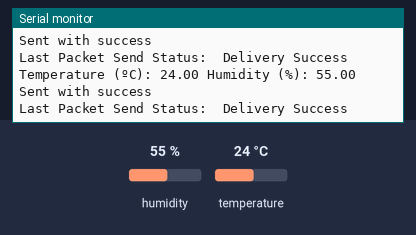
A sketch run on a simulated ESP32. On the bench: the last lines printed to the serial monitor. The test bench sets the inputs (shaded band); at power-on: humidity 55 %, temperature 24 °C. A WiFi scan finds three made-up networks.

Above: at 3.2 s.
3.3 s: humidity set to 22 %
At 4.6 s:
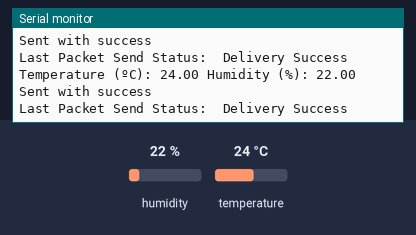
6.0 s: temperature set to 12 °C
At 7.8 s:
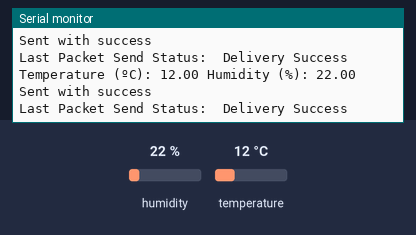
8.7 s: humidity set to 40 %
At 11.4 s:
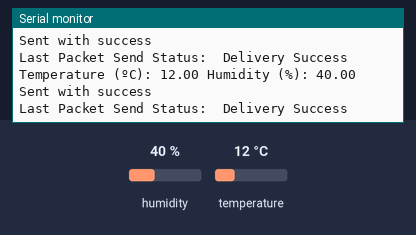
Timing chart, 0 to 12.9 s (numbered marks = the images above; inputs shaded):
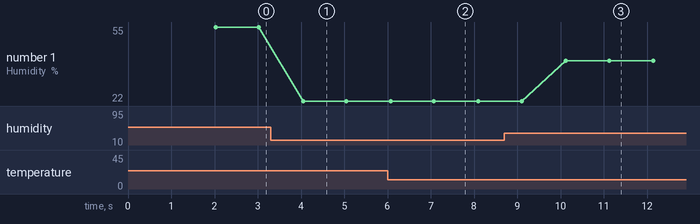

The sketch:

Job4_D_Sender.ino
```cpp
//Library yang dibutuhkan
#include <esp_now.h>
#include <esp_wifi.h>
#include <WiFi.h>
#include "DHT.h"

//Mendefinisikan DHT11 di pin GPIO 4 dan jenis DHT yang digunakan
#define DHTPIN 4
#define DHTTYPE DHT11

//Mac Address yang akan dituju untuk menerima data
uint8_t broadcastAddress[] = {0x78, 0x21, 0x84, 0x9C, 0x13, 0x8C};

//Board ID ESP32 - digunakan sebagai identifikasi ESP yang terhubung ke koordinator
const int espNumber = 2;

//Struktur data yang akan dikirimkan, struktur data harus sama dengan receiver
typedef struct struct_message {
  int id;
  float temp;
  float hum;
} struct_message;

//membuat struktur data dengan nama myData
struct_message myData;

//Membuat interface peer
esp_now_peer_info_t peerInfo;

//Mengirim notifikasi apabila data berhasil dikirimkan
void OnDataSent(const uint8_t *mac_addr, esp_now_send_status_t status) {
  Serial.print("\r\nLast Packet Send Status:\t");
  Serial.println(status == ESP_NOW_SEND_SUCCESS ? "Delivery Success" : "Delivery Fail");
}

// Variable untuk membaca temperature dan humidity
float temperature;
float humidity;

WiFiClient  client;

//Mengisisiasi pin GPIO dan tipe DHT11 yang tersambung
DHT dht(DHTPIN, DHTTYPE);

//Memasukan nama SSID yang sama-sama tersambung
constexpr char WIFI_SSID[] = "k";

//Memindai channel wifi untuk ditumpangi dalam pengiriman data
int32_t getWiFiChannel(const char *ssid) {
  if (int32_t n = WiFi.scanNetworks()) {
    for (uint8_t i = 0; i < n; i++) {
      if (!strcmp(ssid, WiFi.SSID(i).c_str())) {
        return WiFi.channel(i);
      }
    }
  }
  return 0;
}
void setup() {
  Serial.begin(115200); //Memulai serial dengan 115200 baud rate
  dht.begin(); // Memulai fungsi DHT
  WiFi.mode(WIFI_STA); //Membuat ESP32 sebagai station

  //Mendapatkan channel wifi
  int32_t channel = getWiFiChannel(WIFI_SSID);

  WiFi.printDiag(Serial); // Uncomment to verify channel number before
  esp_wifi_set_promiscuous(true);
  esp_wifi_set_channel(channel, WIFI_SECOND_CHAN_NONE);
  esp_wifi_set_promiscuous(false);
  WiFi.printDiag(Serial);
  if (esp_now_init() != ESP_OK) {
    Serial.println("Error initializing ESP-NOW");
    return;
  }

  //Mengirimkan data ke ESP32 yang ditunjuk sebagai koordinator sekaligus mengirimkan feedback apabila paket diterima koordinator
  esp_now_register_send_cb(OnDataSent);

  //Regristasi peer
  memcpy(peerInfo.peer_addr, broadcastAddress, 6);
  //peerInfo.channel = 0;
  peerInfo.encrypt = false;

  //Menambahkan peer
  if (esp_now_add_peer(&peerInfo) != ESP_OK) {
    Serial.println("Failed to add peer");
    return;
  }
}

void loop() {

//Membaca nilai sensor temperature dan humidity dari DHT11 dan memverifikasi nilai data, apabila nilai sensor terbaca maka disimpan di variabel humidity & temperature
  humidity = dht.readHumidity();
  temperature = dht.readTemperature();
  if (isnan(humidity) || isnan(temperature)) {
    Serial.println(F("Failed to read from DHT sensor!"));
    return;
  }

 //Menampilkan pembacaan nilai sensor
  Serial.print("Temperature (ºC): ");
  Serial.print(temperature);
  Serial.print(" Humidity (%): ");
  Serial.println(humidity);

//Mengirimkan data nilai sensor ke ESP32 Koordinator
  myData.id = espNumber;
  myData.temp = temperature;
  myData.hum = humidity;
  esp_err_t result = esp_now_send(broadcastAddress, (uint8_t *) &myData, sizeof(myData));

//Memberitahukan bahwa pesan sukses/gagal dikirim
  if (result == ESP_OK) {
    Serial.println("Sent with success");
  }
  else {
    Serial.println("Error sending the data");
  }

  delay(1000);
}
```

Measured:
- after the input at 3.3 s, the serial monitor: prints a new line after 0.75 s (image 1)
- after the input at 6.0 s, the serial monitor: prints a new line after 0.07 s (image 2)
- after the input at 8.7 s, the serial monitor: prints a new line after 1.4 s (image 3)
- plotted number 1: 55 → 22 after the input at 3.3 s, 22 → 40 after the input at 8.7 s
